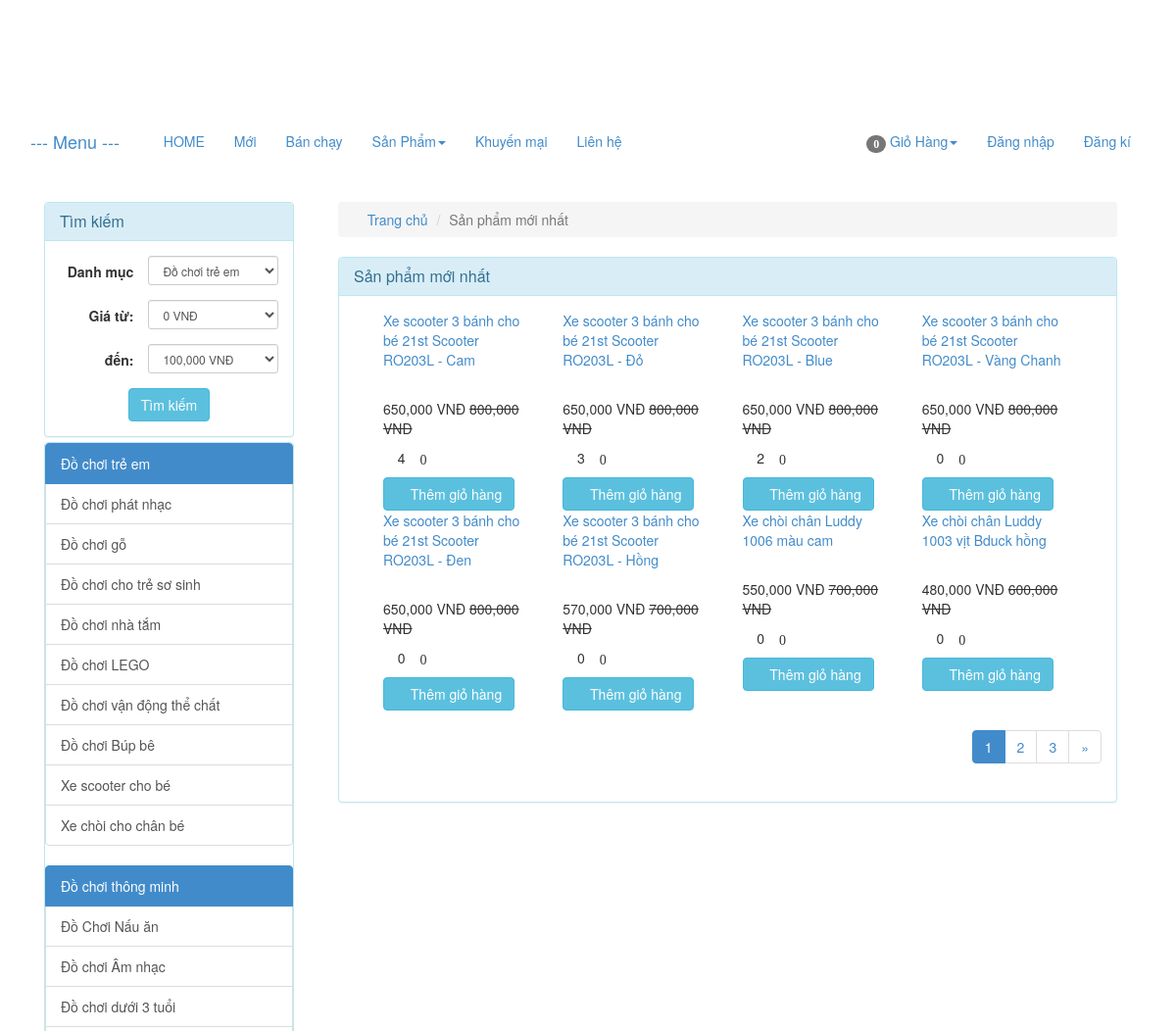
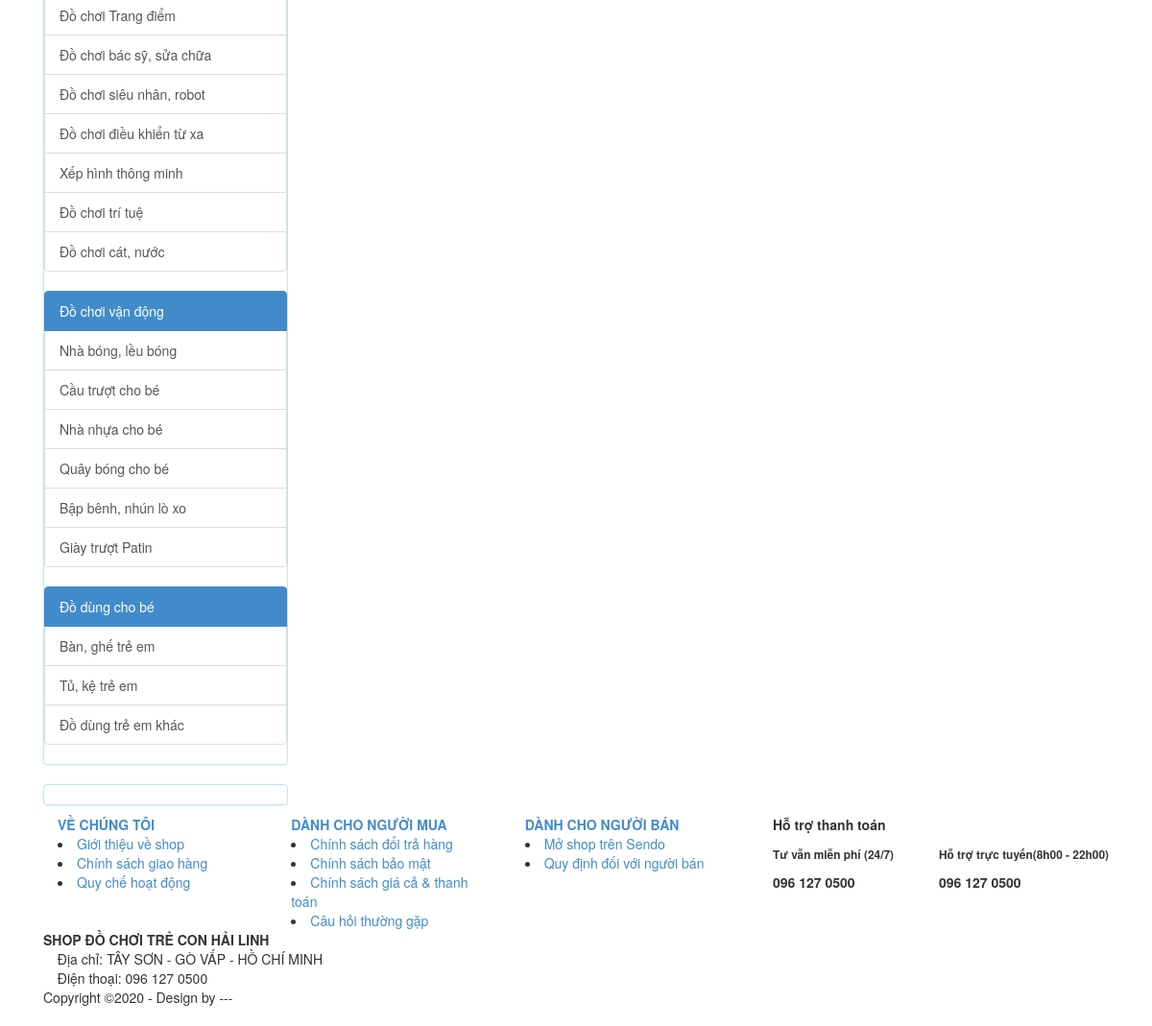
The app's page /index.php/product/news with its own data (2 pictures, top to bottom).
### tables this page shows
CREATE TABLE IF NOT EXISTS `catalog` (
  `id` int(11) NOT NULL AUTO_INCREMENT,
  `name` varchar(100) NOT NULL,
  `description` varchar(255) DEFAULT NULL,
  `parent_id` int(11) NOT NULL,
  `sort_order` tinyint(4) NOT NULL,
  `created` datetime NOT NULL,
  PRIMARY KEY (`id`)
);

CREATE TABLE IF NOT EXISTS `product` (
  `id` int(255) NOT NULL AUTO_INCREMENT,
  `catalog_id` int(11) NOT NULL,
  `name` varchar(255) NOT NULL,
  `content` text NOT NULL,
  `price` decimal(15,2) NOT NULL DEFAULT 0.00,
  `discount` int(11) DEFAULT 0,
  `image_link` varchar(100) NOT NULL,
  `image_list` text NOT NULL,
  `view` int(11) NOT NULL DEFAULT 0,
  `buyed` int(255) NOT NULL,
  `rate_total` int(255) NOT NULL DEFAULT 4,
  `rate_count` int(255) NOT NULL DEFAULT 1,
  `created` int(11) NOT NULL,
  PRIMARY KEY (`id`)
);

### application/controllers/Product.php (called while the page is built, shortened)
<?php
class Product extends MY_Controller {
	public function __construct()
	{
		parent::__construct();
		$this->load->model('product_model');
		$this->load->model('catalog_model');
	}
	public function news()
	{
		$input = array();
		$input['order'] = array('id','DESC');
		$this->load->library('pagination');
		$base_url = base_url('product/news');
		$total =20;
		$per = 8;
		$uri = 3;
		$config = pagination($base_url,$total,$per,$uri);
		$segment = $this->uri->segment(3);
		$segment = intval($segment);
		$input['limit'] = array($config['per_page'],$segment);
		$product_list = $this->product_model->get_list($input);
		$this->data['product_list'] = $product_list;
		$this->data['temp']='site/product/new';
		$this->load->view('site/layoutsub',$this->data);
	}
}

### index.php (called while the page is built, shortened)
<?php
require_once BASEPATH.'core/CodeIgniter.php';

### application/core/MY_Controller.php (called while the page is built, shortened)
<?php
class MY_Controller extends CI_Controller {
	function __construct()
	{
		$controller = $this->uri->segment(1);
		switch ($controller) {
			default:
				$input = array();
				$input['where'] = array('parent_id' => '1');
				$input['order'] = array('sort_order', 'ASC');
				$catalog = $this->catalog_model->get_list($input);
				foreach ($catalog as $value) {
					$input= array();
					$input['where'] = array('parent_id' => $value->id);
					$input['order'] = array('sort_order', 'ASC');
					$sub = $this->catalog_model->get_list($input);
					$value->sub=$sub;
				}
				break;
		}
	}
}

### application/core/MY_Model.php (called while the page is built, shortened)
<?php if ( ! defined('BASEPATH')) exit('No direct script access allowed');
class MY_Model extends CI_Model {
    var $table = '';
    var $key = 'id';
    var $order = '';
    function get_list($input = array())
    {
        $query = $this->db->get($this->table);
        return $query->result();
    }
    protected function get_list_set_input($input = array())
    {
        if ((isset($input['where'])) && $input['where'])
        {
            $this->db->where($input['where']);
        }
        if (isset($input['order'][0]) && isset($input['order'][1]))
        {
            $this->db->order_by($input['order'][0], $input['order'][1]);
        }
        else
        {
            $order = ($this->order == '') ? array($this->table.'.'.$this->key, 'desc') : $this->order;
            $this->db->order_by($order[0], $order[1]);
        }
        if (isset($input['limit'][0]) && isset($input['limit'][1]))
        {
            $this->db->limit($input['limit'][0], $input['limit'][1]);
        }
    }
}
?>

### application/views/site/product/new.php (the view, shortened to what this page needs)
<div class="col-xs-12 col-sm-9 col-md-9 col-lg-9 clearpaddingr">
	<div class="col-xs-12 col-sm-12 col-md-12 col-lg-12 clearpadding">
		<ol class="breadcrumb">
		  <li><a href="<?php echo base_url(); ?>"><span class="glyphicon glyphicon-home" aria-hidden="true"></span> Trang chủ</a></li>
		  <li class="active">Sản phẩm mới nhất</li>
		</ol>
		<div class="panel panel-info">
		  <div class="panel-heading">
		    <h3 class="panel-title">Sản phẩm mới nhất</h3>
		  </div>
		  <div class="panel-body">
		  	<div class="col-xs-12 col-sm-12 col-md-12 col-lg-12 clearpadding">
		  		<?php foreach ($product_list as $value) {
		  			$name = covert_vi_to_en($value->name);
	  				$name = strtolower($name);
	  				 ?>
					<div class="col-xs-12 col-sm-6 col-md-3 col-lg-3 re-padding">
			  			<div class="product_item">
			  				<p class="product_name" ><a href="<?php echo base_url($name.'-p'.$value->id); ?>" ><?php echo $value->name; ?></a></p>
			  				<div class="product-image">
			  				</div>
			  				<?php if ($value->discount>0) {
			  					$new_price = $value->price - $value->discount; ?>
			  					<p><span class='price text-right'><?php echo number_format($new_price); ?> VNĐ</span> <del class="product-discount"><?php echo number_format($value->price); ?> VNĐ</del></p>
			  				<?php }else{ ?>
								<p><span class='price text-right'><?php echo number_format($value->price); ?> VNĐ</span></p>
			  				<?php	} ?>
							<p><span class="glyphicon glyphicon-eye-open" aria-hidden="true" title="Số lượt xem"></span> <?php echo $value->view; ?> <span class="glyphicon glyphicon-star-empty" aria-hidden="true" title="Số lượng đặt mua"><?php echo $value->buyed; ?></p>
							<a href="<?php echo base_url('cart/add/'.$value->id); ?>"><button class='btn btn-info'><span class="glyphicon glyphicon-shopping-cart" aria-hidden="true"></span> Thêm giỏ hàng</button></a>
			  			</div>
					</div>
				<?php } ?>
		  	</div>
			 <?php echo $this->pagination->create_links(); ?>
		  </div>
		</div>
	</div>
</div>

### application/views/site/sidebar.php (shortened to what this page needs)
<?php
	$catalog_id = isset($catalog_id)?$catalog_id:NULL;
	$price_from = isset($price_from)?$price_from:NULL;
	$price_to = isset($price_to)?$price_to:NULL;
 ?>
<div class="col-xs-12 col-sm-3 col-md-3 col-lg-3 clearpaddingl">
	<div class="panel panel-info" style="margin-bottom: 5px;">
		<div class="panel-heading">
		    <h3 class="panel-title">Tìm kiếm</h3>
		</div>
	    <div class="panel-body">
	  	    <form class="form-horizontal text-center" method="post" action="<?php echo base_url('product/search'); ?>">
				<div class="form-group form-group-sm">
					<label class="col-sm-5 clearpaddingl control-label" for="formGroupInputSmall">Danh mục</label>
					<div class="col-sm-7" style="padding-left: 0px">
				    	<select class="form-control" name="catalog_id">
				    		<?php foreach ($catalog as $value) { ?>
							  	<option value="<?php echo $value->id; ?>" style='font-weight: bold' <?php if($value->id==$catalog_id) echo 'selected'; ?>><?php echo $value->name; ?></option>
								 </div>
							  	<?php } ?>
				    </div>
				</div>
				<div class="form-group form-group-sm">
					<label class="col-sm-5 control-label" for="formGroupInputSmall">Giá từ:</label>
					<div class="col-sm-7" style="padding-left: 0px">
				    	<select class="form-control" name="price_from">
				    	<?php for ($i=0; $i < 1400000; $i = $i + 100000) { ?>
				    		<option value="<?php echo $i ?>" <?php if($i==$price_from) echo 'selected'; ?>><?php echo number_format($i); ?> VNĐ</option>
				    	<?php } ?>
						</select>
				    </div>
				</div>
				<div class="form-group form-group-sm">
					<label class="col-sm-5 control-label" for="formGroupInputSmall">đến:</label>
					<div class="col-sm-7" style="padding-left: 0px">
				    	<select class="form-control" name="price_to">
				    	<?php for ($i=100000; $i < 1500000; $i = $i + 100000) { ?>
				    		<option value="<?php echo $i ?>" <?php if($i==$price_to) echo 'selected'; ?>><?php echo number_format($i); ?> VNĐ</option>
				    	<?php } ?>
						</select>
				    </div>
				</div>
				<button class="btn btn-info" type="submit" name='submit'>Tìm kiếm</button>
	    </div>
	</div>
	<div class="panel panel-info">
	  <div class="panel-body" style="padding:0px">
	  	<div class="list-group">
	  	<?php foreach ($catalog as $value)
	  	{
	  		$name = covert_vi_to_en($value->name);
	  		$name = strtolower($name);
	  	?>
	  	<div class="list-group">
	  		<a href="<?php echo base_url($name.'-c'.$value->id); ?>" class="list-group-item active">
		    <?php echo $value->name; ?>
		  	</a>
		  <?php foreach ($value->sub as $val) {
		  	$namesub = covert_vi_to_en($val->name);
	  		$namesub = strtolower($namesub);
	  		?>
		  	<a href="<?php echo base_url($namesub.'-c'.$val->id); ?>" class="list-group-item"><?php echo $val->name; ?></a>
		  <?php } ?>
		 </div>
	  	<?php } ?>
	    </div>
	  </div>
	</div>
	<div class="panel panel-info" style="margin-top:10px;margin-bottom:10px;">
	  <div class="panel-body" style="padding:0px;">
	  </div>
	</div>

### records on screen
catalog: name "Đồ chơi trẻ em"
catalog: name "Đồ chơi phát nhạc"
catalog: name "Đồ chơi gỗ"
catalog: name "Đồ chơi cho trẻ sơ sinh"
catalog: name "Đồ chơi nhà tắm"
catalog: name "Đồ chơi LEGO"
catalog: name "Đồ chơi vận động thể chất"
catalog: name "Đồ chơi Búp bê"
catalog: name "Xe scooter cho bé"
catalog: name "Xe chòi cho chân bé"
catalog: name "Đồ chơi thông minh"
catalog: name "Đồ Chơi Nấu ăn"
catalog: name "Đồ chơi Âm nhạc"
catalog: name "Đồ chơi dưới 3 tuổi"
catalog: name "Đồ chơi Trang điểm"
catalog: name "Đồ chơi bác sỹ, sửa chữa"
catalog: name "Đồ chơi siêu nhân, robot"
catalog: name "Đồ chơi điều khiển từ xa"
catalog: name "Xếp hình thông minh"
catalog: name "Đồ chơi trí tuệ"
catalog: name "Đồ chơi cát, nước"
catalog: name "Đồ chơi vận động"
catalog: name "Nhà bóng, lều bóng"
catalog: name "Cầu trượt cho bé"
catalog: name "Nhà nhựa cho bé"
catalog: name "Quây bóng cho bé"
catalog: name "Bập bênh, nhún lò xo"
catalog: name "Giày trượt Patin"
catalog: name "Đồ dùng cho bé"
catalog: name "Bàn, ghế trẻ em"
catalog: name "Tủ, kệ trẻ em"
catalog: name "Đồ dùng trẻ em khác"
product: name "Xe scooter 3 bánh cho bé 21st Scooter RO203L - Cam", new_price "650,000", price "800,000", view "4", buyed "0"
product: name "Xe scooter 3 bánh cho bé 21st Scooter RO203L - Đỏ", new_price "650,000", price "800,000", view "3", buyed "0"
product: name "Xe scooter 3 bánh cho bé 21st Scooter RO203L - Blue", new_price "650,000", price "800,000", view "2", buyed "0"
product: name "Xe scooter 3 bánh cho bé 21st Scooter RO203L - Vàng Chanh", new_price "650,000", price "800,000", view "0", buyed "0"
product: name "Xe scooter 3 bánh cho bé 21st Scooter RO203L - Đen", new_price "650,000", price "800,000", view "0", buyed "0"
product: name "Xe scooter 3 bánh cho bé 21st Scooter RO203L - Hồng", new_price "570,000", price "700,000", view "0", buyed "0"
product: name "Xe chòi chân Luddy 1006 màu cam", new_price "550,000", price "700,000", view "0", buyed "0"
product: name "Xe chòi chân Luddy 1003 vịt Bduck hồng", new_price "480,000", price "600,000", view "0", buyed "0"

### other values on screen
$total_items "0"
$this->pagination->create_links() "1 2 3 »"
form field catalog_id "Đồ chơi trẻ em"
form field price_from "0 VNĐ"
form field price_to "100,000 VNĐ"
